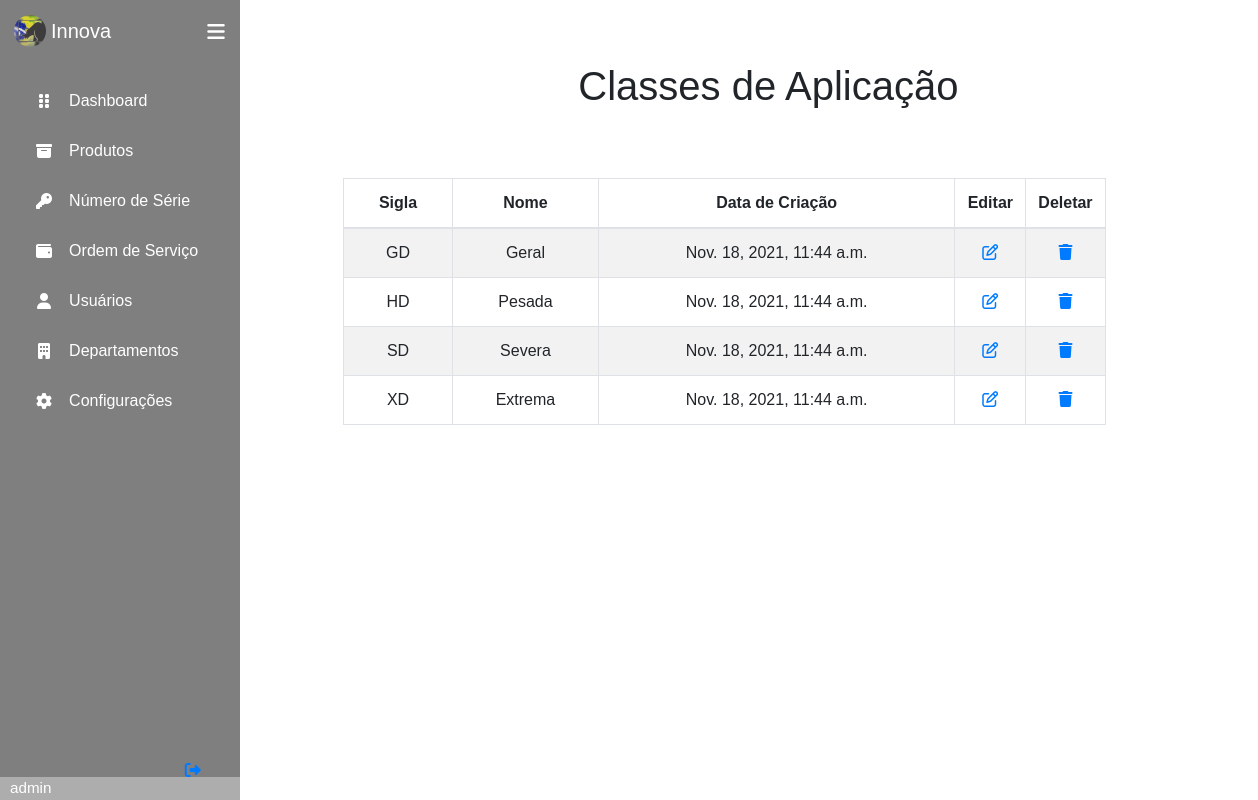
Page /products/viewClass/ (signed in) on the committed database.
### produtos/models.py (models this page shows, shortened)
class ClasseProduto(models.Model):
    nome = CharField(max_length=10, unique=True)
    sigla = CharField(max_length=3, unique=True)
    dateCriacao = DateTimeField(auto_now_add=True)

### produtos/views.py (the view)
# urls.py: path('viewClass/', views.ViewClass, name = 'View_Class_Products'),
def ViewClass(request):
    classes = ClasseProduto.objects.all().order_by('-dateCriacao')
    return render(request, 'produtos/ViewClass.html', {'classes' : classes})

### templates/produtos/ViewClass.html (shortened to what this page needs)
{% extends 'base.html' %}
{% load crispy_forms_tags %}
{% block content %}
    <div class="container title">
        <h1>Classes de Aplicação</h1>
    </div>
    <div class="offset-1 col-9 class-div">
        <table class="table table-striped table-hover table-bordered tab-comum">
            <thead>
                <tr>
                    <th scope="col">Sigla</th>
                    <th scope="col">Nome</th>
                    <th scope="col">Data de Criação</th>
                    <th scope="col" class="col-sm-1">Editar</th>
                    <th scope="col" class="col-sm-1">Deletar</th>
                </tr>
            </thead>
            <tbody id="class-table">
                {% for class in classes %}
                <tr scope="row">
                    <td>
                        {{class.sigla}}
                    </td>
                    <td>
                        {{class.nome}}
                    </td>
                    <td>
                        {{class.dateCriacao}}
                    </td>
                    <td>
                        <a href="{% url 'products:Update_Class_Products' class.id %}" class="icon">
                            <div class="col">
                                <i class="far fa-edit"></i>
                            </div>
                        </a>
                    <td>
                        <a href="#" class="icon">
                            <div class="col">
                                <i class="fas fa-trash"></i>
                            </div>
                        </a>
                    </td>
                </tr>
                {% endfor %}
            </tbody>
        </table>
    </div>
{% endblock %}

### templates/base.html (shortened to what this page needs)
{% load static %}
<!DOCTYPE html>
<html lang="pt-br">
<head>
    <link rel="stylesheet" href="{% static 'css/style.css' %}">
    <link rel="stylesheet" href="{% static 'css/bs/bootstrap.css' %}">
</head>
<body>
    {% if user.is_authenticated %}
    <div class="sidebar">
        <div class="logo_content">
            <div class="logo">
                <img src="{% static 'img/logo-base.png' %}" class="img-base"/>
                <div class="logo_name">Innova</div>
            </div>
            <i class="fas fa-bars" id="btn-menu"></i>
        </div>
        <ul class="nav_list">
            <li>
                <a href="{%url 'main:Home_Main'%}">
                    <i class="fas fa-grip-vertical"></i>
                    <span class="link_name">Dashboard</span>
                </a>
            </li>
            <li>
                <a href="{%url 'products:Home_Products'%}">
                    <i class="fas fa-archive"></i>
                    <span class="link_name">Produtos</span>
                </a>
            </li>
            <li>
                <a href="{%url 'products:Serial_Number'%}">
                    <i class="fas fa-key"></i>
                    <span class="link_name">Número de Série</span>
                </a>
            </li>
            <li>
                <a href="{% url 'workOrder:Home_WorkOrder' %}">
                    <i class="fas fa-wallet"></i>
                    <span class="link_name">Ordem de Serviço</span>
                </a>
            </li>
            <li>
                <a href="{%url 'colaborators:Home_Colaborator'%}">
                    <i class="fas fa-user"></i>
                    <span class="link_name">Usuários</span>
                </a>
            </li>
            <li>
                <a href="{%url 'departments:Home_Departments'%}">
                    <i class="fas fa-building"></i>
                    <span class="link_name">Departamentos</span>
                </a>
            </li>
            <li>
                <a href="#">
                    <i class="fas fa-cog"></i>
                    <span class="link_name">Configurações</span>
                </a>
            </li>
        </ul>
        <div class="profile_content">
            <div class="profile">
                <div class="profile_details">
                    <div class="name_job">
                        <div class="name">{{ user.username }}</div>
                    </div>
                </div>
                <a href="{%url 'logout'%}">
                    <i class="fas fa-sign-out-alt" id="logout"></i>
                </a>
            </div>
        </div>
    </div>
    {% endif %}
    <div class="home_content">
        {% block content %}
        {% endblock %}
    </div>
</body>
</html>

### static/css/style.css (style rules this page uses)
* { margin: 0; padding: 0; box-sizing: border-box; font-family: sans-serif; }
body { position: relative; min-height: 100vh; width: 100%; overflow: auto; }
.sidebar { position: fixed; top: 0; left: 0; height: 100%; width: 15em; background: #7F7F7F; padding: 0.37em 0.88em; }
.sidebar .logo_content .logo { color: #fff; display: flex; height: 3.13em; width: 100%; align-items: center; }
.logo_content .img-base { border-radius: 50%; margin-right: 0.31em; }
.logo_content .logo .logo_name { font-size: 1.25em; font-weight: 400; }
.sidebar #btn-menu { position: absolute; color: #fff; left: 90%; top: 0.37em; font-size: 1.25em; height: 3.13em; width: 3.13em; text-align: center; line-height: 2.5em; transform: translateX(-50%); }
.sidebar ul { margin-top: 1.25em; }
.sidebar ul li { position: relative; height: 3.13em; width: 100%; margin: 0 0.31em; list-style: none; line-height: 3.13em; }
.sidebar ul li a { color: #fff; display: flex; align-items: center; text-decoration: none; transition: all 0.4s ease; border-radius: 0.75em; }
.sidebar ul li a i { height: 3.13em; min-width: 3.13em; border-radius: 0.75em; line-height: 3.13em; text-align: center; }
.sidebar .profile_content { position: absolute; color: #fff; bottom: 0; left: 0; width: 100%; }
.profile_content .profile .profile_details { display: flex; align-items: center; background: #ADADAD; }
.profile .profile_details .name_job { margin-left: 0.63em; }
.profile .profile_details .name { font-size: 0.95em; font-weight: 400; }
.profile #logout { position: absolute; left: 88%; bottom: 0.31em; transform: translateX(-50%); min-width: 3.3em; line-height: 3.13em; font-size: 1.25; border-radius: 0.75em; }
.home_content { top: 2em; position: absolute; height: 95%; width: 84%; left: 15em; }
.title { font-size: 1.5em !important; padding: 30px; position: relative; text-align: center; }
h1 { padding-bottom: 0.75em; }
.table { text-align: center; margin-right: 0; }
.tab-comum { padding-bottom: 2em; }

### rows in the picture
ClasseProduto: sigla "GD", nome "Geral", dateCriacao "Nov. 18, 2021, 11:44 a.m."
ClasseProduto: sigla "HD", nome "Pesada", dateCriacao "Nov. 18, 2021, 11:44 a.m."
ClasseProduto: sigla "SD", nome "Severa", dateCriacao "Nov. 18, 2021, 11:44 a.m."
ClasseProduto: sigla "XD", nome "Extrema", dateCriacao "Nov. 18, 2021, 11:44 a.m."

### other values in the picture
{{ user.username }} "admin"
